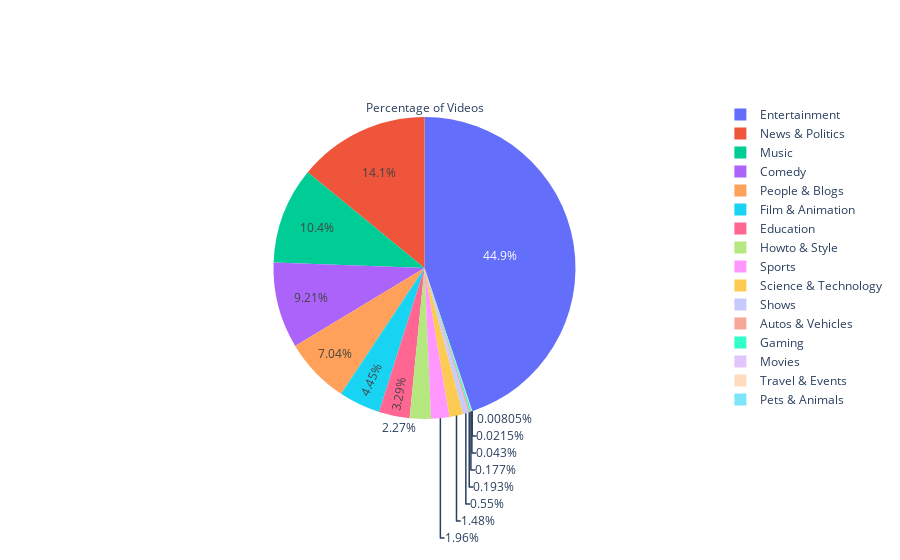

Write notebook code for a chart like this one.
### Code cell
data = [go.Pie(
        labels = category_details['category'],
        values = category_details['video_id'],
        hoverinfo = 'label+value',
        title = 'Percentage of Videos'
    
)]

fig = plotly.offline.iplot(data, filename='category')

### Figure 1 — Plotly figure (JSON) as saved in the notebook; plotly's stock layout.template omitted (floating-point values rounded to 4 significant figures)
{"data": [{"hoverinfo": "label+value", "labels": ["Autos & Vehicles", "Comedy", "Education", "Entertainment", "Film & Animation", "Gaming", "Howto & Style", "Movies", "Music", "News & Politics", "People & Blogs", "Pets & Animals", "Science & Technology", "Shows", "Sports", "Travel & Events"], "title": {"text": "Percentage of Videos"}, "type": "pie", "values": [72, 3429, 1227, 16712, 1658, 66, 845, 16, 3858, 5241, 2624, 3, 552, 205, 731, 8]}], "layout": {}}
